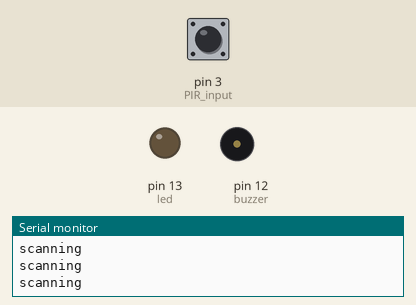
Recording of a sketch running on a simulated Arduino Uno, built with avr-gcc and run on an emulated ATmega328P. Shown: output pins drawn as LEDs (lit = HIGH), buzzer (waves = sounding, pin HIGH), the last lines printed to the serial monitor. Dashed ring = blinking. Inputs (shaded band) come from the test bench; at power-on: pin 3 (PIR_input) LOW.

Above: at 1.2 s.
1.3 s: pin 3 (PIR_input) driven HIGH
At 2.4 s:
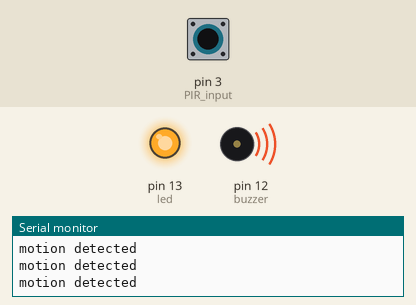
2.8 s: pin 3 (PIR_input) driven LOW
At 3.4 s:
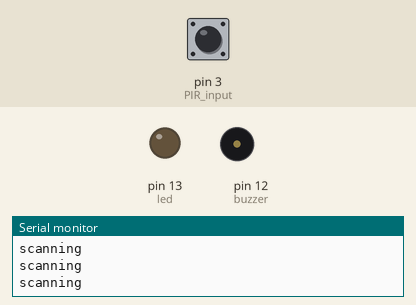
5.8 s: pin 3 (PIR_input) pulsed HIGH 2 times (0.12 s each, 0.3 s apart)
At 6.16 s:
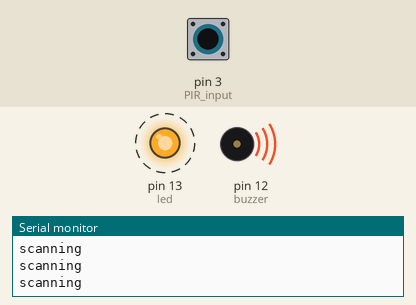
9.4 s: pin 3 (PIR_input) pulsed HIGH 2 times (0.12 s each, 0.3 s apart)
At 10.2 s:
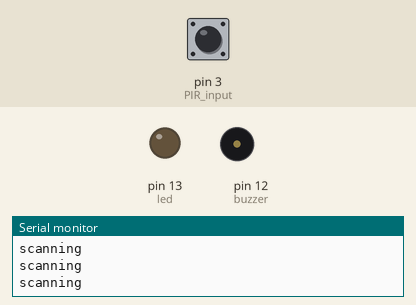
Timing chart, 0 to 12.4 s (numbered marks = the images above; inputs shaded):
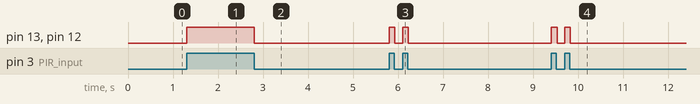

The sketch:

Arduino_PIRsensorTest.ino
```cpp
// PIR Sensor test

int PIR_input=3; // Input of pir sensor
int led=13;     // led pin
int buzzer=12; // buzzer pin
void setup() {
pinMode(PIR_input, INPUT);  // setting pir input as arduino input
pinMode(led, OUTPUT);      //setting led as output
pinMode(buzzer, OUTPUT);  //setting buzzer as output
Serial.begin(9600);      //serial communication between arduino and pc
}
void loop() {
if(digitalRead(3) == HIGH)     // reading the data from the pir sensor
{
 digitalWrite(13, HIGH);     // setting led to high
 digitalWrite(12, HIGH);    // setting buzzer to high
 Serial.println("motion detected");

}
else {
 digitalWrite(13, LOW);    // setting led to low
 digitalWrite(12, LOW);   // setting buzzer to low
 Serial.println("scanning");
}
}
```

Measured:
- after the input at 1.3 s, pin 13 (led), pin 12 (buzzer): LOW → HIGH at once
- after the input at 2.8 s, pin 13 (led), pin 12 (buzzer): HIGH → LOW at once
- after the input at 5.8 s, pin 13 (led), pin 12 (buzzer): alternates HIGH for 0.12 s and LOW for 0.18 s, 4 changes in all, then stays LOW, starting at once
- after the input at 9.4 s, pin 13 (led), pin 12 (buzzer): alternates HIGH for 0.12 s and LOW for 0.17 s, 4 changes in all, then stays LOW, starting at once
